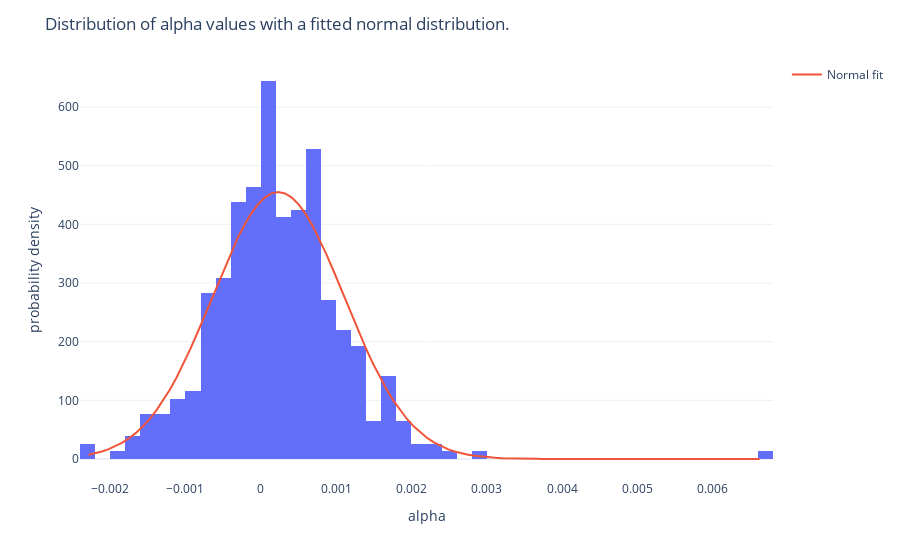

The code cell stored with this chart in its notebook:
### Code cell
reg_mask = reg_data["alpha"].notnull()
reg_data_alpha = reg_data[reg_mask]

sample_line = np.linspace(
    reg_data_alpha["alpha"].min(), reg_data_alpha["alpha"].max(), 100
)
mu_mean, std_mean = stats.norm.fit(reg_data_alpha["alpha"])
probab = stats.norm.pdf(sample_line, mu_mean, std_mean)

fig = px.histogram(reg_data_beta, x="alpha", histnorm="probability density")
fig.add_trace(go.Scatter(x=sample_line, y=probab, mode="lines", name="Normal fit"))
fig.update_layout(
    title="Distribution of alpha values with a fitted normal distribution."
)

fig.show()
